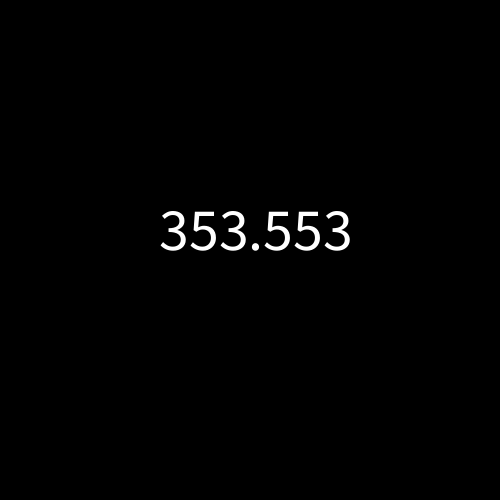
Frame 1 (no input)
Frame 60 (the mouse pressed at the canvas centre just before this capture): identical to frame 1, image omitted
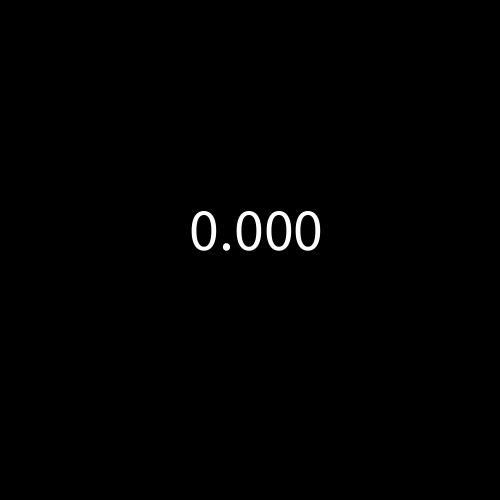
Frame 120 (the mouse held since frame 60 and released just before this capture)

The Processing sketch that drew these frames (run headless with seeded random() and noise(); from frame 60 on, the mouse is pressed at the canvas centre):

// Processing sketch: pena_multiplier
// ── pena_multiplier.pde
float dis;
void setup() {
  size(500, 500);
  background(0);
}

void draw () {
  background(0);
  dis = distance(mouseX, mouseY, width/2, height/2);
  textSize(60);
  textAlign(CENTER);
  text(dis, width/2, height/2);
  println(dis);
}

float distance(float x1, float y1, float x2, float y2) {
  float result;
  result = sqrt(sq(x2-x1) + sq(y2-y1));
  return result;
}
